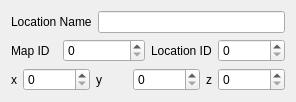
     <widget class="QWidget" name="layoutWidget">
      <property name="geometry">
       <rect>
        <x>430</x>
        <y>70</y>
        <width>296</width>
        <height>95</height>
       </rect>
      </property>
      <layout class="QGridLayout" name="gridLayout">
       <item row="0" column="0" colspan="4">
        <layout class="QHBoxLayout" name="horizontalLayout_59">
         <item>
          <widget class="QLabel" name="label_75">
           <property name="text">
            <string>Location Name</string>
           </property>
          </widget>
         </item>
         <item>
          <widget class="QLineEdit" name="line_location">
           <property name="enabled">
            <bool>true</bool>
           </property>
          </widget>
         </item>
        </layout>
       </item>
       <item row="1" column="0" colspan="2">
        <layout class="QHBoxLayout" name="horizontalLayout_54">
         <item>
          <widget class="QLabel" name="label_70">
           <property name="minimumSize">
            <size>
             <width>0</width>
             <height>0</height>
            </size>
           </property>
           <property name="maximumSize">
            <size>
             <width>46</width>
             <height>16777215</height>
            </size>
           </property>
           <property name="text">
            <string>Map ID</string>
           </property>
          </widget>
         </item>
         <item>
          <widget class="QSpinBox" name="sb_map_id">
           <property name="enabled">
            <bool>true</bool>
           </property>
           <property name="minimumSize">
            <size>
             <width>67</width>
             <height>0</height>
            </size>
           </property>
           <property name="readOnly">
            <bool>false</bool>
           </property>
          </widget>
         </item>
        </layout>
       </item>
       <item row="1" column="2" colspan="2">
        <layout class="QHBoxLayout" name="horizontalLayout_55">
         <item>
          <widget class="QLabel" name="label_71">
           <property name="text">
            <string>Location ID</string>
           </property>
          </widget>
         </item>
         <item>
          <widget class="QSpinBox" name="sb_loc_id">
           <property name="enabled">
            <bool>true</bool>
           </property>
           <property name="readOnly">
            <bool>false</bool>
           </property>
           <property name="maximum">
            <number>9999999</number>
           </property>
          </widget>
         </item>
        </layout>
       </item>
       <item row="2" column="0">
        <layout class="QHBoxLayout" name="horizontalLayout_56">
         <item>
          <widget class="QLabel" name="label_72">
           <property name="text">
            <string>x</string>
           </property>
          </widget>
         </item>
         <item>
          <widget class="QSpinBox" name="sb_coordx">
           <property name="enabled">
            <bool>true</bool>
           </property>
           <property name="readOnly">
            <bool>false</bool>
           </property>
           <property name="maximum">
            <number>650000</number>
           </property>
          </widget>
         </item>
        </layout>
       </item>
       <item row="2" column="1" colspan="2">
        <layout class="QHBoxLayout" name="horizontalLayout_57">
         <item>
          <widget class="QLabel" name="label_73">
           <property name="text">
            <string>y</string>
           </property>
          </widget>
         </item>
         <item>
          <widget class="QSpinBox" name="sb_coordy">
           <property name="enabled">
            <bool>true</bool>
           </property>
           <property name="readOnly">
            <bool>false</bool>
           </property>
           <property name="maximum">
            <number>650000</number>
           </property>
          </widget>
         </item>
        </layout>
       </item>
       <item row="2" column="3">
        <layout class="QHBoxLayout" name="horizontalLayout_58">
         <item>
          <widget class="QLabel" name="label_74">
           <property name="text">
            <string>z</string>
           </property>
          </widget>
         </item>
         <item>
          <widget class="QSpinBox" name="sb_coordz">
           <property name="enabled">
            <bool>true</bool>
           </property>
           <property name="readOnly">
            <bool>false</bool>
           </property>
           <property name="maximum">
            <number>650000</number>
           </property>
          </widget>
         </item>
        </layout>
       </item>
      </layout>
     </widget>
